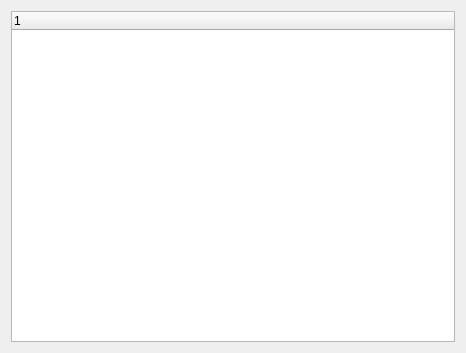
<?xml version="1.0" encoding="UTF-8"?>
<ui version="4.0">
 <class>Widget</class>
 <widget class="QWidget" name="Widget">
  <property name="geometry">
   <rect>
    <x>0</x>
    <y>0</y>
    <width>466</width>
    <height>353</height>
   </rect>
  </property>
  <property name="windowTitle">
   <string>Widget</string>
  </property>
  <layout class="QVBoxLayout" name="verticalLayout">
   <item>
    <widget class="QTreeWidget" name="treeWidget">
     <column>
      <property name="text">
       <string notr="true">1</string>
      </property>
     </column>
    </widget>
   </item>
  </layout>
 </widget>
 <resources/>
 <connections/>
</ui>
